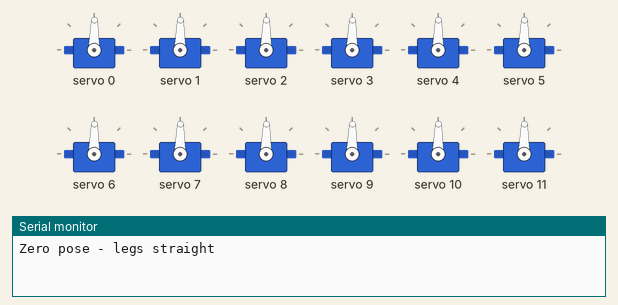
Recording of a sketch running on a simulated ESP8266 (NodeMCU). Parts: 12 × servo, the last lines printed to the serial monitor.

Above: at 1.3 s.
At 4.1 s:
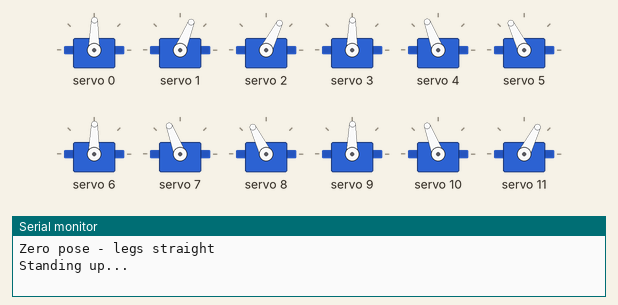
At 4.8 s:
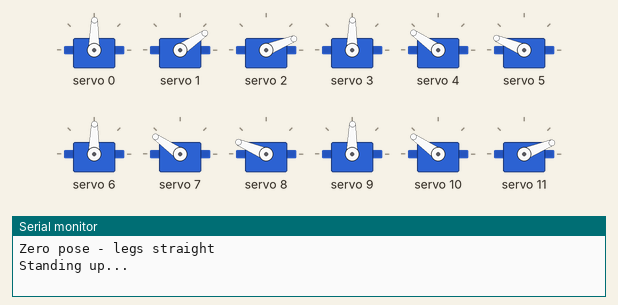
At 6.49 s:
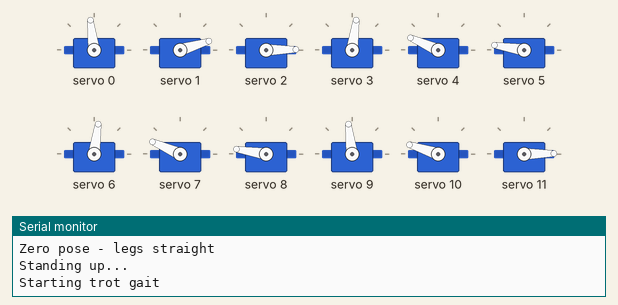
At 39.42 s:
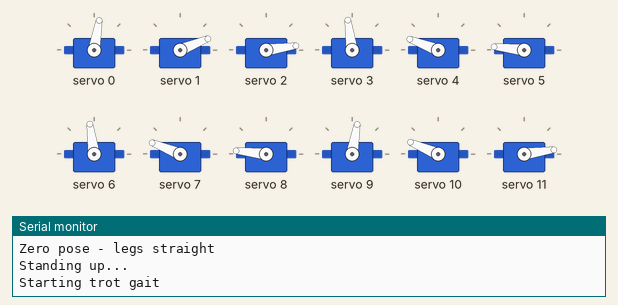
Timing chart, 0 to 40.0 s (numbered marks = the images above):
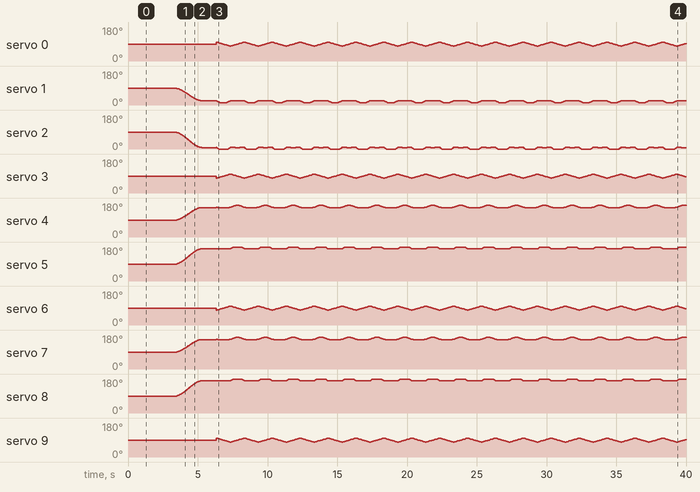

The sketch:

spider.ino
```cpp
#include "Quadruped.h"

Quadruped robot;

unsigned long previousTime = 0;

void setup()
{
    Serial.begin(115200);

    robot.begin();

    previousTime = millis();
}

void loop()
{
    unsigned long currentTime = millis();

    float dt = (currentTime - previousTime) / 1000.0f;

    previousTime = currentTime;

    robot.update(dt);
}
```

Calibration.h
```cpp
#ifndef SPIDER_CALIBRATION_H
#define SPIDER_CALIBRATION_H

//======================================================
// CALIBRATION TARGET POSE (from spider_bot.urdf)
//
// Servo angle 0 rad (= 90 deg, pulse ~300) must equal
// the URDF zero configuration:
//
//   coxa  : leg perpendicular to the body side
//   femur : pointing STRAIGHT DOWN (vertical)
//   tibia : in line with femur (leg fully extended)
//
//        body
//     ────┬────
//         │  coxa (sideways)
//         ├──
//         │
//         │  femur (straight down)
//         │
//         │  tibia (straight down)
//         │
//         ▼  foot
//
// Procedure:
//  1. Set CALIBRATION_MODE 1 in Config.h, flash.
//  2. Prop the body up so legs hang freely.
//  3. Remount every horn so each leg matches the
//     pose above as closely as the spline allows.
//  4. Fine-tune the remaining error with
//     SERVO_OFFSET below (degrees), re-flash,
//     repeat until all four legs are straight.
//======================================================

//--------------------------------------------------
// Servo Directions
//
//  1  = Normal
// -1  = Reversed
//
// Positive femur rotation must swing the leg
// OUTWARD+UP on left legs and the mirror on right
// legs. If a joint moves the wrong way during the
// gait, flip its sign here.
//
// NOTE: every entry must be +1 or -1. A value of 0
// multiplies that joint's angle by zero and freezes
// the servo at neutral.
//--------------------------------------------------

const int SERVO_DIRECTION[12] =
{
     1, -1, 1,      // Front Left   (ch 0,1,2)
     -1, -1, 1,      // Front Right  (ch 3,4,5)  ← femur + tibia flipped
     1, 1, -1,      // Rear Left    (ch 6,7,8)
     -1, -1, -1       // Rear Right   (ch 9,10,11) ← femur + tibia flipped
};

//--------------------------------------------------
// Servo Offsets (degrees)
//
// Correction for horn mounting error, applied
// after direction. Positive/negative rotates
// the joint either way at neutral.
//--------------------------------------------------

const float SERVO_OFFSET[12] =
{
     0, 0, 0,      // FL
     0, 0, 0,      // FR
     0, 0, 0,      // RL
     0, 0, 0       // RR
};

#endif
```

Gait.cpp
```cpp
#include "Gait.h"
#include "Config.h"

#include <Arduino.h>
#include <math.h>

GaitGenerator::GaitGenerator()
{
    phase = 0.0f;
}

void GaitGenerator::update(float dt)
{
    phase += 2.0f * PI * GAIT_HZ * dt;

    while (phase >= 2.0f * PI)
    {
        phase -= 2.0f * PI;
    }
}

float GaitGenerator::getPhase() const
{
    return phase;
}

FootTrajectory GaitGenerator::footTrajectory(float t)
{
    FootTrajectory foot;

    //--------------------------------------------------
    // Swing Phase
    //--------------------------------------------------

    if (t < PI)
    {
        float tNorm = t / PI;

        foot.px =
            STEP_LENGTH *
            (tNorm - 0.5f);

        foot.lift =
            STEP_HEIGHT *
            sin(PI * tNorm);
    }

    //--------------------------------------------------
    // Stance Phase
    //--------------------------------------------------

    else
    {
        float tNorm =
            (t - PI) / PI;

        foot.px =
            STEP_LENGTH *
            (0.5f - tNorm);

        foot.lift = 0.0f;
    }

    return foot;
}
```

Gait.h
```cpp
#ifndef SPIDER_GAIT_H
#define SPIDER_GAIT_H

#include "Types.h"

class GaitGenerator
{
public:

    GaitGenerator();

    // Advance the gait phase
    void update(float dt);

    // Current global gait phase
    float getPhase() const;

    // Foot trajectory for one leg
    FootTrajectory footTrajectory(float phase);

private:

    float phase;
};

#endif
```

IK.cpp
```cpp
#include "IK.h"
#include "Config.h"

#include <Arduino.h>
#include <math.h>

IKAngles IKSolver::solve(float px, float py, float pz)
{
    IKAngles result;

    //--------------------------------------------------
    // Coxa Angle
    //--------------------------------------------------

    result.theta1 = atan2(py, px);

    //--------------------------------------------------
    // Distance from coxa joint
    //--------------------------------------------------

    float r = sqrt(px * px + py * py);

    float rReach = r - L1;

    float h = pz;

    float d = sqrt(rReach * rReach + h * h);

    //--------------------------------------------------
    // Reachability Check
    //--------------------------------------------------

    if (d > (L2 + L3))
    {
        d = L2 + L3;
    }

    if (d < fabs(L2 - L3))
    {
        d = fabs(L2 - L3);
    }

    //--------------------------------------------------
    // Tibia Angle
    //--------------------------------------------------

    float cosTheta3 =
        (d * d - L2 * L2 - L3 * L3) /
        (2.0f * L2 * L3);

    cosTheta3 = constrain(cosTheta3, -1.0f, 1.0f);

    result.theta3 = acos(cosTheta3);

    //--------------------------------------------------
    // Femur Angle
    //--------------------------------------------------

    float alpha =
        atan2(-h, rReach);

    float beta =
        atan2(
            L3 * sin(result.theta3),
            L2 + L3 * cos(result.theta3));

    result.theta2 =
        alpha - beta;

    return result;
}

JointAngles IKSolver::toServoAngles(
    float theta1,
    float theta2,
    float theta3,
    int outwardSign)
{
    JointAngles joints;

    //--------------------------------------------------
    // Same mapping used in ROS2
    //--------------------------------------------------

    joints.coxa =
        outwardSign *
        (theta1 - PI / 2.0f);

    joints.femur =
        outwardSign *
        (PI / 2.0f - theta2);

    joints.tibia =
        -outwardSign *
        theta3;

    return joints;
}
```

IK.h
```cpp
#ifndef SPIDER_IK_H
#define SPIDER_IK_H

#include "Types.h"

class IKSolver
{
public:

    IKAngles solve(
        float px,
        float py,
        float pz);

    JointAngles toServoAngles(
        float theta1,
        float theta2,
        float theta3,
        int outwardSign);
};

#endif
```

Quadruped.cpp
```cpp
#include "Quadruped.h"

#include "Config.h"

#include <Arduino.h>
#include <math.h>

Quadruped::Quadruped()
{
    //--------------------------------------------------
    // Same leg table as the ROS2 walk_forward node:
    //
    //   outward_sign : +1 left legs, -1 right legs
    //   phase_offset : trot — FL+RR together,
    //                         FR+RL together
    //--------------------------------------------------

    legs[0] = { "FL",  1, 0.0f, 0 };   // Front Left
    legs[1] = { "FR", -1, PI,   3 };   // Front Right
    legs[2] = { "RL",  1, PI,   6 };   // Rear Left
    legs[3] = { "RR", -1, 0.0f, 9 };   // Rear Right
}

void Quadruped::begin()
{
    servo.begin();

#if CALIBRATION_MODE

    Serial.println("CALIBRATION MODE - holding neutral");

#else

    //--------------------------------------------------
    // 1. Zero pose — legs straight down
    //    (the URDF zero configuration, same pose
    //     the robot spawns in inside Gazebo)
    //--------------------------------------------------

    Serial.println("Zero pose - legs straight");

    writeAllZero();

    delay(2000);

    //--------------------------------------------------
    // 2. Slowly fold into the home stance
    //    (like stand.py in the simulation)
    //--------------------------------------------------

    Serial.println("Standing up...");

    standUp(STAND_UP_TIME);

    delay(1000);

    Serial.println("Starting trot gait");

#endif
}

void Quadruped::writeAllZero()
{
    for(int ch = 0; ch < 12; ch++)
    {
        servo.writeServo(ch, 0.0f);

        //--------------------------------------------------
        // One at a time — gentle on the power supply
        //--------------------------------------------------

        delay(100);
    }
}

void Quadruped::homeJoints(JointAngles target[4])
{
    //--------------------------------------------------
    // Home = foot at (0, HOME_PY, HOME_Z)
    //--------------------------------------------------

    IKAngles ikAngles =
        ik.solve(
            0.0f,
            HOME_PY,
            HOME_Z);

    for(int i = 0; i < 4; i++)
    {
        target[i] =
            ik.toServoAngles(
                ikAngles.theta1,
                ikAngles.theta2,
                ikAngles.theta3,
                legs[i].outwardSign);
    }
}

void Quadruped::standUp(float seconds)
{
    //--------------------------------------------------
    // Linear interpolation in joint space:
    // all joints go 0 -> home together, at 50 Hz
    //--------------------------------------------------

    JointAngles target[4];

    homeJoints(target);

    unsigned long start = millis();

    unsigned long duration =
        (unsigned long)(seconds * 1000.0f);

    while(true)
    {
        unsigned long elapsed = millis() - start;

        float s = (float)elapsed / (float)duration;

        if(s > 1.0f)
        {
            s = 1.0f;
        }

        //--------------------------------------------------
        // Ease in/out (smoothstep) — no jerk at the
        // start or end of the motion
        //--------------------------------------------------

        float k = s * s * (3.0f - 2.0f * s);

        for(int i = 0; i < 4; i++)
        {
            JointAngles j;

            j.coxa  = k * target[i].coxa;
            j.femur = k * target[i].femur;
            j.tibia = k * target[i].tibia;

            servo.writeLeg(
                legs[i].firstChannel,
                j);
        }

        if(s >= 1.0f)
        {
            break;
        }

        delay(20);   // 50 Hz
    }
}

void Quadruped::update(float dt)
{
#if CALIBRATION_MODE

    //--------------------------------------------------
    // Hold every servo at neutral — with SERVO_OFFSET
    // and SERVO_DIRECTION applied — so horns can be
    // mounted and offsets tuned safely.
    //--------------------------------------------------

    for(int ch = 0; ch < 12; ch++)
    {
        servo.writeServo(ch, 0.0f);
    }

    delay(100);

    return;

#endif

    //--------------------------------------------------
    // Update gait phase
    //--------------------------------------------------

    gait.update(dt);

    float phase = gait.getPhase();

    //--------------------------------------------------
    // Process every leg
    //--------------------------------------------------

    for(int i = 0; i < 4; i++)
    {
        float legPhase =
            phase +
            legs[i].phaseOffset;

        while(legPhase >= 2.0f * PI)
        {
            legPhase -=
                2.0f * PI;
        }

        //--------------------------------------------------
        // Foot trajectory
        //--------------------------------------------------

        FootTrajectory foot =
            gait.footTrajectory(
                legPhase);

        //--------------------------------------------------
        // Inverse Kinematics
        // (identical call to the ROS2 node:
        //  ik_solve(px_off, HOME_PY, HOME_Z + lift))
        //--------------------------------------------------

        IKAngles ikAngles =
            ik.solve(
                foot.px,
                HOME_PY,
                HOME_Z + foot.lift);

        //--------------------------------------------------
        // Convert to servo angles
        // (outward_sign applied to ALL THREE joints)
        //--------------------------------------------------

        JointAngles joints =
            ik.toServoAngles(
                ikAngles.theta1,
                ikAngles.theta2,
                ikAngles.theta3,
                legs[i].outwardSign);

        //--------------------------------------------------
        // Send to PCA9685
        //--------------------------------------------------

        servo.writeLeg(
            legs[i].firstChannel,
            joints);
    }
}
```

Quadruped.h
```cpp
#ifndef SPIDER_QUADRUPED_H
#define SPIDER_QUADRUPED_H

#include "IK.h"
#include "Gait.h"
#include "ServoController.h"
#include "Types.h"

class Quadruped
{
public:

    Quadruped();

    void begin();

    void update(float dt);

private:

    void writeAllZero();

    void homeJoints(JointAngles target[4]);

    void standUp(float seconds);

    IKSolver ik;

    GaitGenerator gait;

    ServoController servo;

    Leg legs[4];
};

#endif
```

ServoController.cpp
```cpp
#include "ServoController.h"
#include "Config.h"
#include "Calibration.h"

ServoController::ServoController()
: pwm(0x40)
{
}

void ServoController::begin()
{
    // ESP8266
    Wire.begin(4, 5);

    pwm.begin();

    pwm.setPWMFreq(SERVO_FREQ);

    delay(100);
}

uint16_t ServoController::angleToPulse(
    uint8_t channel,
    float angle)
{
    //--------------------------------------------------
    // Per-servo direction (from Calibration.h)
    //
    // In Gazebo the URDF mirrored the right-leg joint
    // axes for us. On hardware, whether a servo needs
    // flipping depends on how it is physically mounted,
    // so it is corrected here, per channel.
    //--------------------------------------------------

    angle *= SERVO_DIRECTION[channel];

    //--------------------------------------------------
    // Convert radians to degrees
    //--------------------------------------------------

    float degrees = angle * 180.0f / PI;

    //--------------------------------------------------
    // Per-servo mounting offset (degrees)
    //--------------------------------------------------

    degrees += SERVO_OFFSET[channel];

    //--------------------------------------------------
    // Shift from [-90,+90] to [0,180]
    // (0 rad = mechanical neutral = pulse midpoint)
    //--------------------------------------------------

    degrees += 90.0f;

    degrees = constrain(degrees, 0.0f, 180.0f);

    //--------------------------------------------------
    // Float mapping — the integer map() was throwing
    // away sub-degree resolution
    //--------------------------------------------------

    float pulse =
        SERVO_MIN +
        (degrees / 180.0f) *
        (SERVO_MAX - SERVO_MIN);

    return (uint16_t)(pulse + 0.5f);
}

void ServoController::writeServo(
    uint8_t channel,
    float angle)
{
    pwm.setPWM(
        channel,
        0,
        angleToPulse(channel, angle));
}

void ServoController::writeLeg(
    uint8_t firstChannel,
    JointAngles joints)
{
    writeServo(firstChannel, joints.coxa);

    writeServo(firstChannel + 1, joints.femur);

    writeServo(firstChannel + 2, joints.tibia);
}

void ServoController::testServo()
{
    //--------------------------------------------------
    // ONE sweep of channel 0, then return.
    // (Previously while(true) — begin() never
    //  returned and the gait never started.)
    //--------------------------------------------------

    pwm.setPWM(0, 0, SERVO_MIN);   // One end
    delay(1000);

    pwm.setPWM(0, 0, (SERVO_MIN + SERVO_MAX) / 2);   // Middle
    delay(1000);

    pwm.setPWM(0, 0, SERVO_MAX);   // Other end
    delay(1000);

    pwm.setPWM(0, 0, (SERVO_MIN + SERVO_MAX) / 2);   // Back to neutral
    delay(500);

}
```

ServoController.h
```cpp
#ifndef SPIDER_SERVO_CONTROLLER_H
#define SPIDER_SERVO_CONTROLLER_H

#include <Arduino.h>
#include <Wire.h>
#include <Adafruit_PWMServoDriver.h>

#include "Types.h"

class ServoController
{
public:
    ServoController();

    void begin();

    void writeServo(uint8_t channel, float angle);

    void writeLeg(uint8_t firstChannel, JointAngles joints);

    void testServo();

private:
    Adafruit_PWMServoDriver pwm;

    uint16_t angleToPulse(uint8_t channel, float angle);
};

#endif
```

Types.h
```cpp
#ifndef SPIDER_TYPES_H
#define SPIDER_TYPES_H
#include <Arduino.h>
struct IKAngles
{
    float theta1;
    float theta2;
    float theta3;
};

struct JointAngles
{
    float coxa;
    float femur;
    float tibia;
};

struct FootPosition
{
    float px;
    float py;
    float pz;
};

struct FootTrajectory
{
    float px;
    float lift;
};

struct Leg
{
    const char* name;

    int outwardSign;

    float phaseOffset;

    uint8_t firstChannel;
};

#endif
```

Config.h
```cpp
#ifndef SPIDER_CONFIG_H
#define SPIDER_CONFIG_H

//======================================================
// Robot Dimensions (meters)
//======================================================

constexpr float L1 = 0.035f;
constexpr float L2 = 0.070f;
constexpr float L3 = 0.075f;

//======================================================
// Home Position
//======================================================

constexpr float HOME_PY = 0.08f;
constexpr float HOME_Z  = -0.10f;

//======================================================
// Walking Parameters
//======================================================

constexpr float STEP_LENGTH = 0.03f;
constexpr float STEP_HEIGHT = 0.015f;

// Gait cycles per second. 0.0 = frozen (phase never
// advances, robot stands still). Start slow and tune up.
constexpr float GAIT_HZ = 0.5f;

//======================================================
// Startup
//======================================================

// Seconds to fold from zero pose (legs straight)
// into the home stance
constexpr float STAND_UP_TIME = 2.0f;

//======================================================
// Servo PWM
//======================================================

constexpr int SERVO_MIN = 110;
constexpr int SERVO_MAX = 490;

constexpr int SERVO_FREQ = 50;    // ← THIS LINE MUST EXIST

//======================================================
// Bring-up Mode
//
// 1 = hold ALL servos at neutral (0 rad).
//     Use this to mount horns and tune
//     SERVO_OFFSET in Calibration.h.
// 0 = normal walking.
//======================================================

#define CALIBRATION_MODE 0

#endif
```
